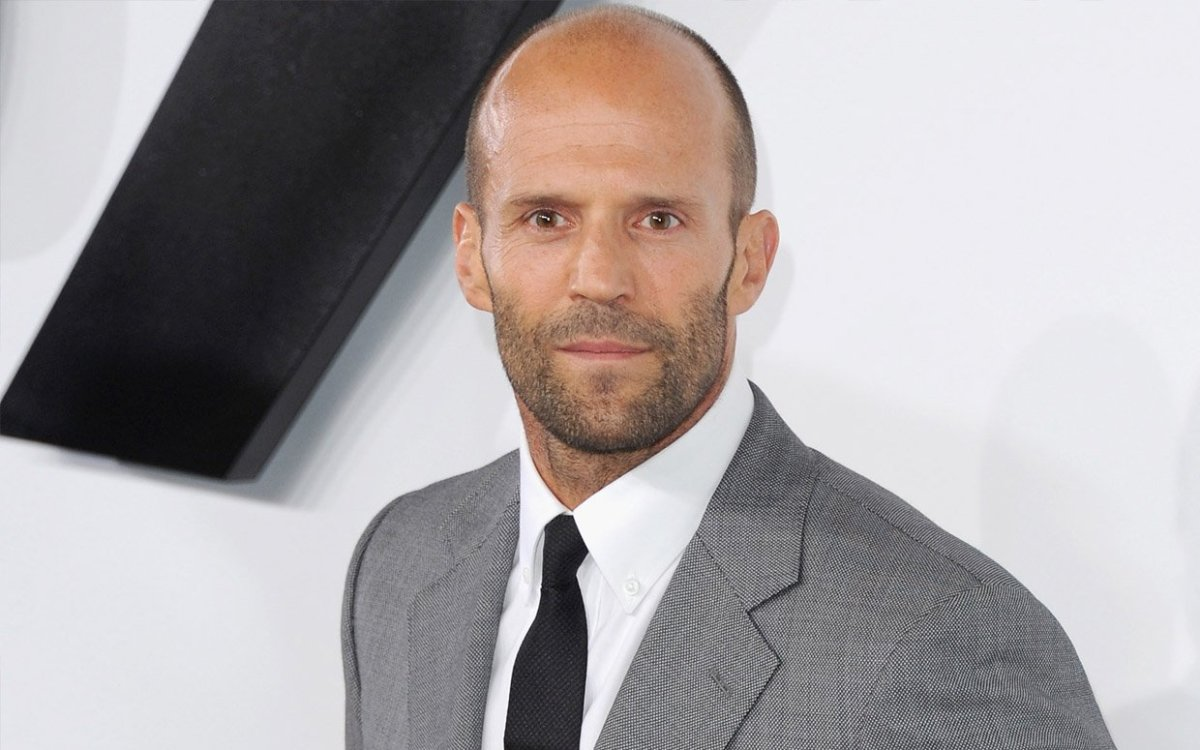
#> input picture jason.jpg, 1200 x 750 px
$ python main.py
#> lines starting #> are read from the running program, lines starting #| are printed output that depends on the picture; after the words box and inside, x2 and y2 are one past the last pixel; in counts of white or black regions, pixels touching at a corner belong together
import cv2
import matplotlib.pyplot as plt
import numpy as np

def blur_face(img, bboxes):
    # создаем маску для лица
    face_mask = np.ones(img.shape[:2], dtype=np.uint8) * 255
    for box in bboxes:
        x, y, width, height = box
        # рисуем овал на маске, чтобы затемнить все пиксели лица
        cv2.ellipse(face_mask, (int(x + width/2), int(y + height/2)), (int(width/2), int(height/1)), 0, 0, 360, (0, 0, 0), -1)
        face = img[y:y + height, x:x + width]
        eyes = classifier_eye.detectMultiScale(face)
        for (x_eye,y_eye,w_eye,h_eye) in eyes:
            # рисуем круги вокруг глаз, чтобы сделать их видимыми
            cv2.circle(face_mask, (x + int(x_eye + w_eye/2), y + int(y_eye + h_eye/2)), int(w_eye/2), (255, 255, 255), -1)
    # применяем гауссов размытие ко всему изображению
    blurred_img = cv2.GaussianBlur(img, (99, 99), 30)
    # заменяем все пиксели лица, кроме глаз, размытыми пикселями
    result = np.where(face_mask[:,:,None] == 0, blurred_img, img)
    return result

# загружаем изображение
img = cv2.imread('./jason.jpg')
#> img is the input picture: shape (750, 1200, 3); mean B, G, R 163.6, 162.5, 168.1
# копирование переменной
img2 = img.copy()
# Загрузка каскада Хаара для поиска лиц
classifier = cv2.CascadeClassifier(cv2.data.haarcascades+ "haarcascade_frontalface_default.xml")
# загрузка каскада Хаара для поиска глаз
classifier_eye = cv2.CascadeClassifier(cv2.data.haarcascades+ "haarcascade_eye.xml")
# выполнение распознавания лиц
bboxes = classifier.detectMultiScale(img, scaleFactor=2, minNeighbors=3, minSize=(50, 50))
#> bboxes = [[418, 62, 384, 384]]
# заблуривание лиц, кроме глаз
result_img = blur_face(img, bboxes)
#> the loop in blur_face, `for box in bboxes:` made 1 pass
#> (x, y, width, height, eyes) on pass 1: (418, 62, 384, 384, [[92, 123, 69, 69], [203, 124, 68, 68]])
#> pass 1, in blur_face, `face = img[y:y + height, x:x + width]`:
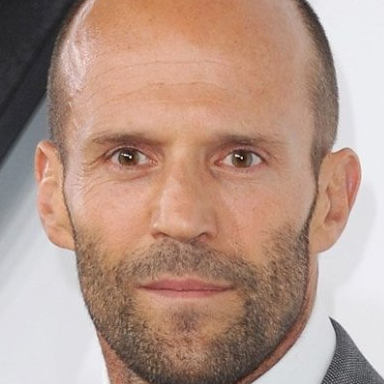
#> face: shape (384, 384, 3); mean B, G, R 136.1, 150.1, 180.4
#> after the loop in blur_face, `for box in bboxes:`:
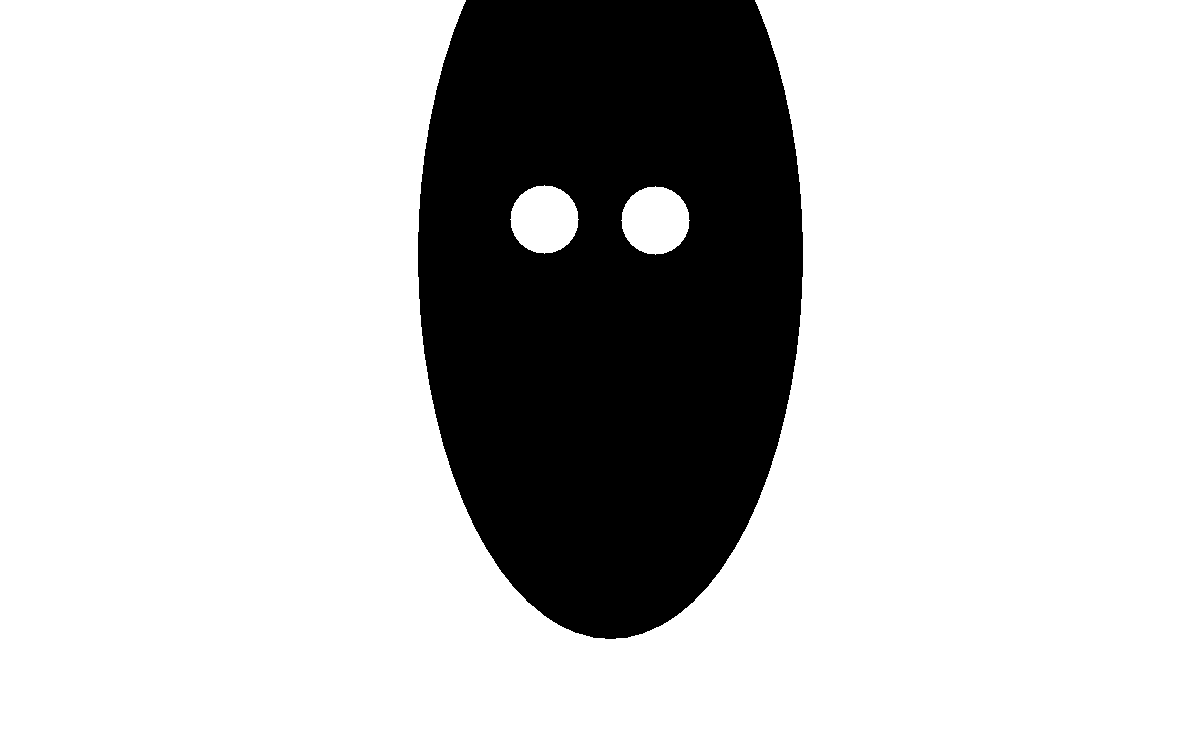
#> face_mask: shape (750, 1200); 77.9% white; 1 black region, box (x1, y1, x2, y2) and area: (418, 0, 803, 639) 199089
#> in blur_face, `blurred_img = cv2.GaussianBlur(img, (99, 99), 30)`:
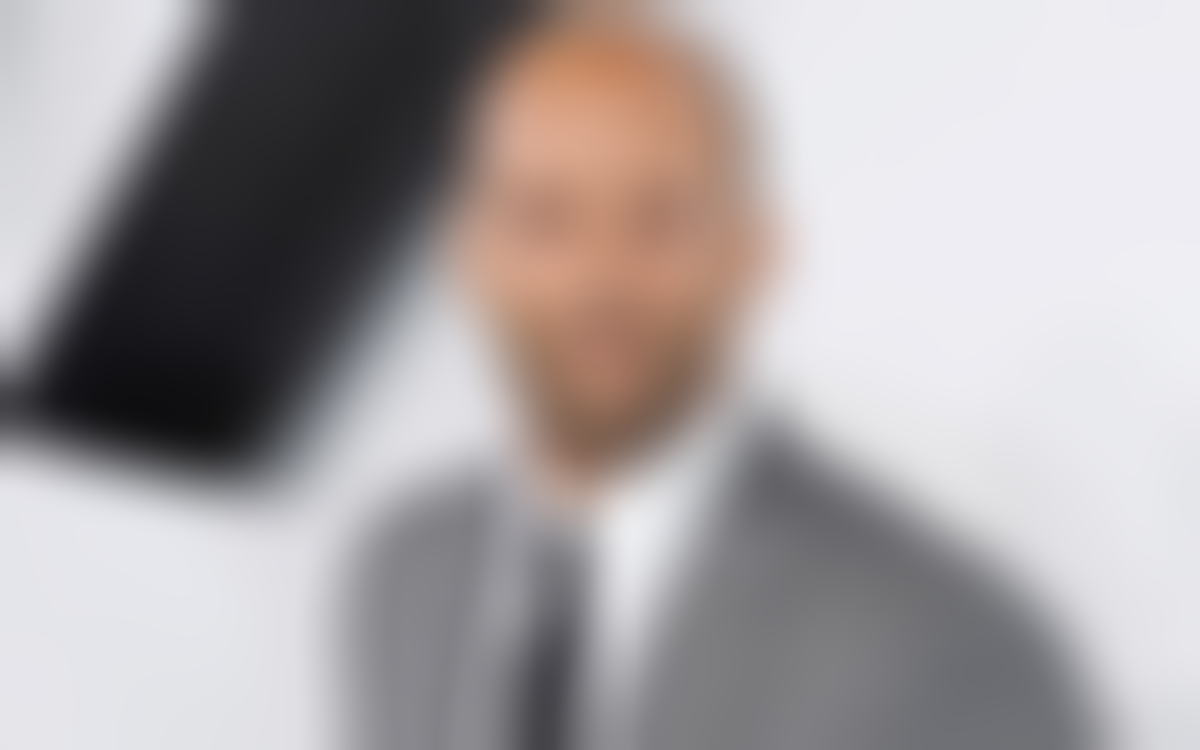
#> blurred_img: shape (750, 1200, 3); mean B, G, R 163.6, 162.5, 168.2
#> in blur_face, `result = np.where(face_mask[:,:,None] == 0, blurred_img, img)`:
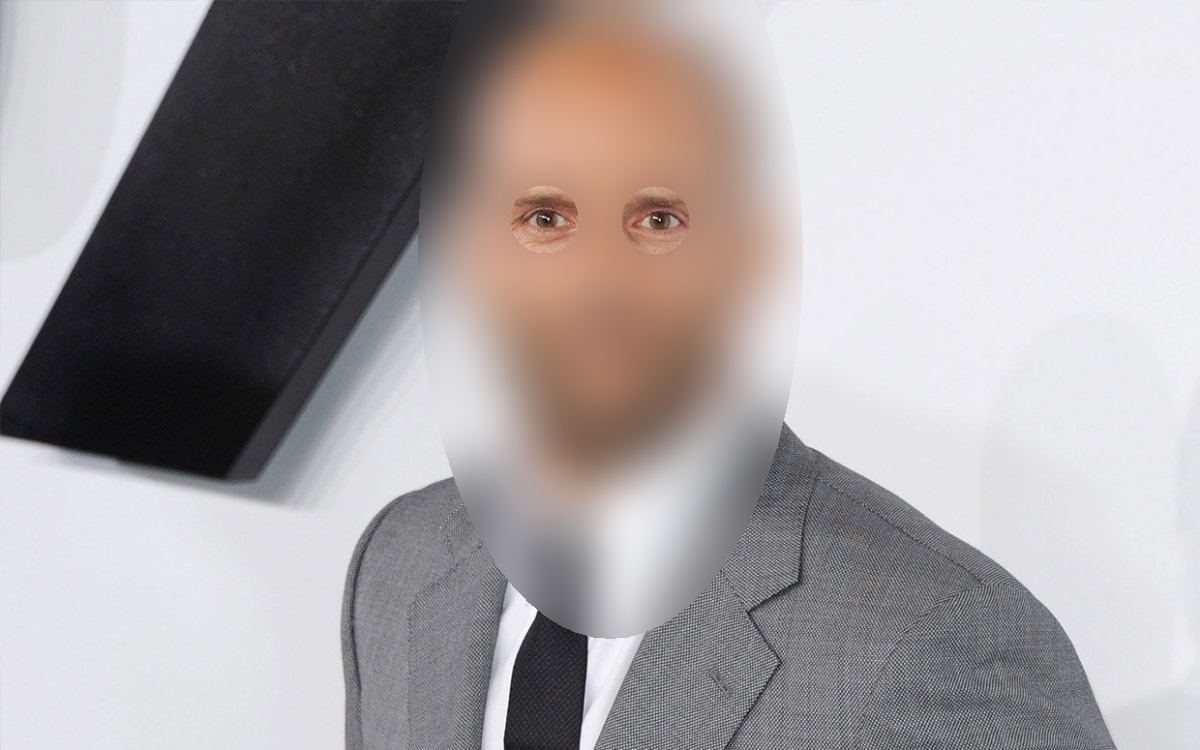
#> result: shape (750, 1200, 3); mean B, G, R 163.4, 162.3, 167.9

fig, (ax1, ax2) = plt.subplots(1, 2, figsize=(15, 8))
ax1.imshow(cv2.cvtColor(img, cv2.COLOR_BGR2RGB))
ax1.xaxis.set_ticks([])
ax1.yaxis.set_ticks([])
ax1.set_title('Исходное изображение')

ax2.imshow(cv2.cvtColor(result_img, cv2.COLOR_BGR2RGB))
ax2.xaxis.set_ticks([])
ax2.yaxis.set_ticks([])
ax2.set_title('Распознанные лица')

plt.show()
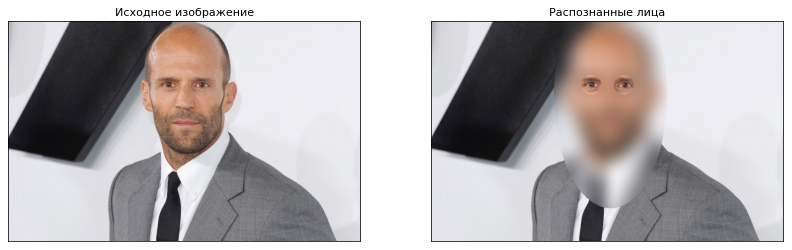
#> figure drawn by matplotlib, 2 panels
